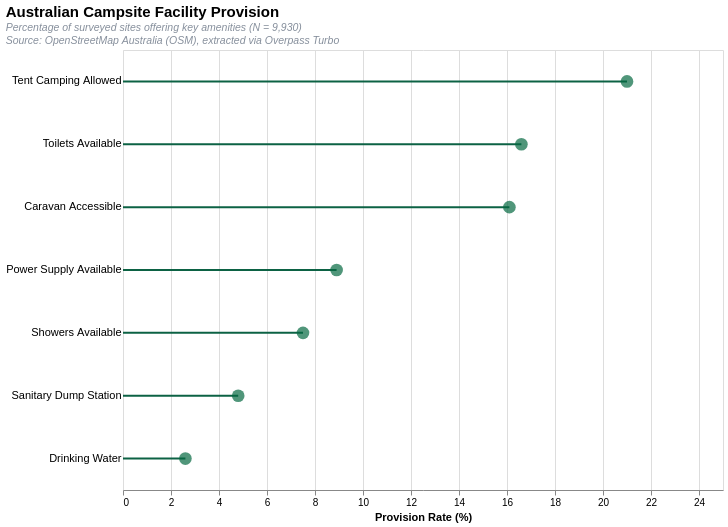

Specify this chart in Vega-Lite:
### Vega-Lite specification from a JSON file in a GitHub repository (floating-point values rounded to 4 significant figures)
{"$schema": "https://vega.github.io/schema/vega-lite/v5.json", "background": "transparent", "title": {"text": "Australian Campsite Facility Provision", "subtitle": ["Percentage of surveyed sites offering key amenities (N = 9,930)", "Source: OpenStreetMap Australia (OSM), extracted via Overpass Turbo"], "subtitleColor": "#868f9c", "subtitleFontStyle": "italic", "subtitleFontSize": 10.5, "anchor": "start", "fontSize": 15}, "width": 600, "height": 440, "data": {"values": [{"category": "Tent Camping Allowed", "count": 2083, "percentage": 21.0}, {"category": "Toilets Available", "count": 1650, "percentage": 16.6}, {"category": "Caravan Accessible", "count": 1595, "percentage": 16.1}, {"category": "Power Supply Available", "count": 884, "percentage": 8.9}, {"category": "Showers Available", "count": 745, "percentage": 7.5}, {"category": "Sanitary Dump Station", "count": 475, "percentage": 4.8}, {"category": "Drinking Water", "count": 254, "percentage": 2.6}]}, "encoding": {"y": {"field": "category", "type": "nominal", "sort": "-x", "axis": {"title": null, "labelFontSize": 11, "domain": false, "ticks": false}}, "x": {"field": "percentage", "type": "quantitative", "scale": {"domain": [0, 25]}, "axis": {"title": "Provision Rate (%)", "grid": true, "format": ".0f"}}}, "layer": [{"mark": {"type": "rule", "color": "#0c6244", "strokeWidth": 2}}, {"mark": {"type": "circle", "size": 160, "color": "#056a42"}, "encoding": {"tooltip": [{"field": "category", "type": "nominal", "title": "Facility"}, {"field": "percentage", "type": "quantitative", "title": "Availability (%)", "format": ".1f"}, {"field": "count", "type": "quantitative", "title": "Total Sites", "format": ","}]}}]}
